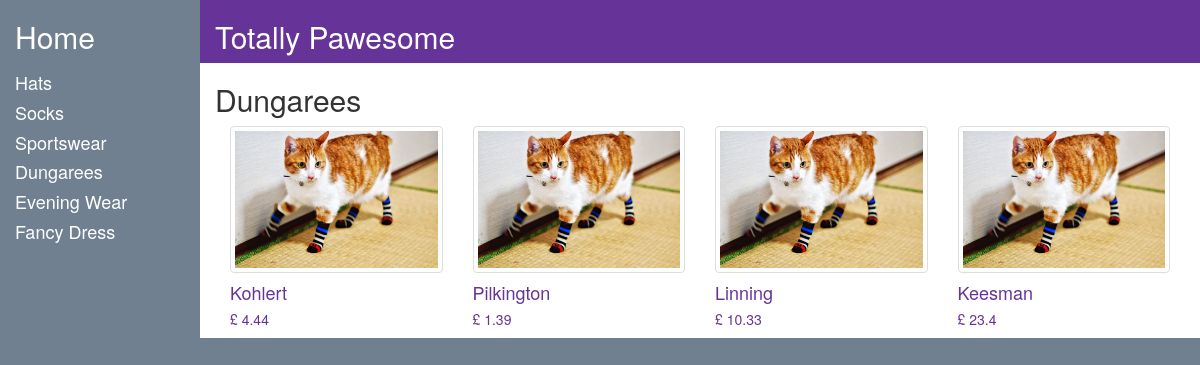
Page /src/app/products.php?categoryId=4 on the committed database.
### tables this page shows
CREATE TABLE `categories` (
  `id` int(11) unsigned NOT NULL AUTO_INCREMENT,
  `categoryName` varchar(255) DEFAULT NULL,
  `deleted` tinyint(4) DEFAULT '0',
  `defaultImageFilepath` varchar(255) NOT NULL DEFAULT '',
  `defaultImageAlt` varchar(255) DEFAULT '',
  PRIMARY KEY (`id`)
);

CREATE TABLE `images` (
  `id` int(11) unsigned NOT NULL AUTO_INCREMENT,
  `productId` int(11) DEFAULT NULL,
  `imageFilePath` varchar(255) DEFAULT NULL,
  `deleted` tinyint(4) DEFAULT '0',
  `alt` varchar(255) DEFAULT NULL,
  PRIMARY KEY (`id`)
);

CREATE TABLE `products` (
  `id` int(11) unsigned NOT NULL AUTO_INCREMENT,
  `categoryId` int(11) DEFAULT NULL,
  `productName` varchar(255) DEFAULT NULL,
  `productPrice` float DEFAULT NULL,
  `productDescription` varchar(1000) DEFAULT NULL,
  `availableSizes` enum('XS','S','M','L','XL','2XL','3XL') DEFAULT NULL,
  `availableColors` enum('Red','Blue','Green') DEFAULT 'Red',
  `deleted` tinyint(4) DEFAULT '0',
  PRIMARY KEY (`id`)
);

### src/classes/mySqlDbConnect.php (called while the page is built, shortened)
<?php
class mySqlDbConnect implements ConnectToDb {
    private $db;
    public function __construct()
    {
        try{
            $this->db = new PDO('mysql:host=127.0.0.1; dbname=ecommerce-shop', 'root');
        } catch (Exception $e) {
            echo "your connection did not work: " . $e->getMessage();
        }
    }
    public function ConnectToDb(){
        return $this->db;
    }
}

### src/classes/Store.php (called while the page is built, shortened)
<?php
class Store implements GetCategories
{
    private $db;
    public function __construct(ConnectToDb $con)
    {
        $this->db = $con->ConnectToDb();
    }
    public function getCategories():array
    {
        $query = $this->db->prepare("SELECT `id`, `categoryName`, `defaultImageFilePath`,`defaultImageAlt` FROM `categories` WHERE `deleted` = 0;");
        $query->setFetchMode(PDO::FETCH_CLASS, Category::class);
        $query->execute();
        return $query->fetchAll();
    }
    public function getCurrentCategory(int $categoryId):array
    {
        $query = $this->db->prepare("SELECT `categoryName` FROM `categories` WHERE `id` = :categoryId AND `deleted` = 0;");
        $query->bindParam(':categoryId', $categoryId);
        $query->setFetchMode(PDO::FETCH_ASSOC);
        $query->execute();
        return $query->fetch();
    }
    public function getProducts(int $categoryId):array
    {
        $query = $this->db->prepare("SELECT products.id, products.productName, products.productPrice, products.productDescription, products.availableSizes, products.availableColors, images.imageFilePath
                                     FROM products
                                     LEFT JOIN images
                                     ON products.id = images.productId
                                     WHERE categoryId = :categoryId
                                     AND products.deleted = 0");
        $query->bindParam(':categoryId', $categoryId);
        $query->setFetchMode(PDO::FETCH_CLASS, Product::class);
        $query->execute();
        return $query->fetchAll(PDO::FETCH_CLASS, Product::class);
    }
}

### src/classes/Category.php (called while the page is built, shortened)
<?php
class Category
{
    private $id;
    private $categoryName;
    public function getId():int
    {
        return $this->id;
    }
    public function getCategoryName():string
    {
        return $this->categoryName;
    }
}

### src/classes/Product.php (called while the page is built, shortened)
<?php
class Product
{
    private $id;
    private $productName;
    private $productPrice;
    private $imageFilePath;
    public function getId():int
    {
        return $this->id;
    }
    public function getProductName():string
    {
        return $this->productName;
    }
    public function getProductPrice():float
    {
        return $this->productPrice;
    }
    public function getImageFilePath():string
    {
        return $this->imageFilePath;
    }
}

### src/app/products.php (the view, shortened to what this page needs)
<?php
$mySqlCon = new mySqlDbConnect();
$store = new Store($mySqlCon);
$categories = $store->getCategories();
$categoryId = $_GET['categoryId'];
$currentCategory = $store->getCurrentCategory($categoryId);
$products = $store->getProducts($categoryId);
?>
<!DOCTYPE html>
<html lang="en">
<head>
    <link rel="stylesheet" type="text/css" href="../assets/css/vendor/bootstrap.min.css">
    <link rel="stylesheet" type="text/css" href="../assets/css/styles.css">
</head>
<body>
<section class="row banner">
    <div class="home col-xs-3 col-sm-2">
        <a href="#">
            <h2>Home</h2>
        </a>
    </div>
    <div class="shop-name col-xs-9 col-sm-10">
        <h2>Totally Pawesome</h2>
    </div>
</section>
<section class="row main">
    <div class="sidebar col-xs-3 col-sm-2">
        <?php
        foreach($categories as $category) {
            if($category instanceof Category) { ?>
                <a href="./products.php?categoryId=<?php echo $category->getId(); ?>">
                    <h4><?php echo $category->getCategoryName(); ?></h4>
                </a>
        <?php
            }
        }
        ?>
    </div>
    <div class="main-content col-xs-9 col-sm-10">
        <div class="row">
            <h2><?php echo $currentCategory['categoryName']; ?></h2>
        </div>
            <?php
            foreach($products as $product) {
                if($product instanceof Product) { ?>
                    <div class="product col-xs-10 col-sm-6 col-md-4 col-lg-3">
                        <a href="./src/app/productPage.php?productId=<?php echo $product->getId(); ?>">
                            <img class="img-thumbnail" src="<?php echo $product->getImageFilePath(); ?>">
                            <h4><?php echo $product->getProductName(); ?></h4>
                            <h5>£ <?php echo $product->getProductPrice(); ?></h5>
                        </a>
                    </div>
            <?php
                }
            }
            ?>
    </div>
</section>
</body>
</html>

### src/assets/css/styles.css (style rules this page uses)
html, body { height: 100%; background-color: #708090; }
.row { margin: 0; }
.banner { color: #ffffff; }
.banner a, .sidebar a { color: #ffffff; }
.shop-name { background-color: #663399; }
.main-content { background-color: #ffffff; }
.product a, .category a { color: #663399; }

### rows in the picture
categories: categoryName "Hats"
categories: categoryName "Socks"
categories: categoryName "Sportswear"
categories: categoryName "Dungarees"
categories: categoryName "Evening Wear"
categories: categoryName "Fancy Dress"
images: imageFilePath (picture), productId.productName "Kohlert", productId.productPrice "4.44"
images: imageFilePath (picture), productId.productName "Pilkington", productId.productPrice "1.39"
images: imageFilePath (picture), productId.productName "Linning", productId.productPrice "10.33"
images: imageFilePath (picture), productId.productName "Keesman", productId.productPrice "23.4"
